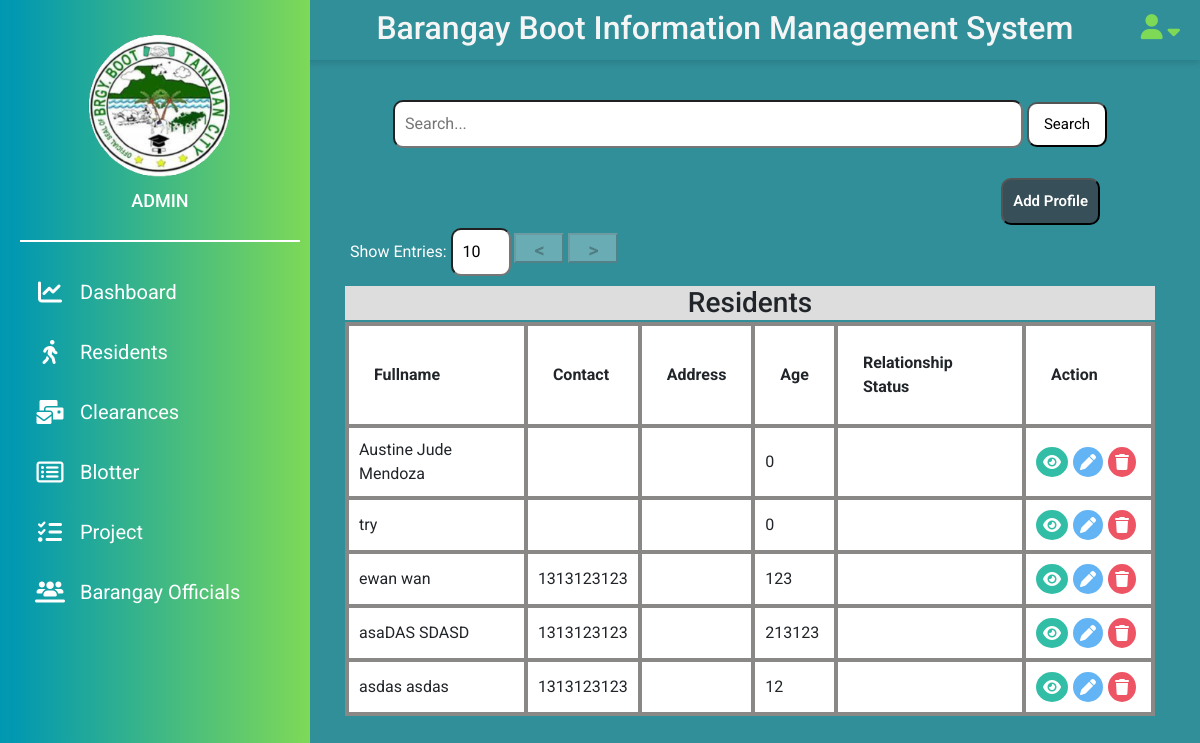
/emeeeee.php (signed in), run on the app's committed database.
### tables this page shows
CREATE TABLE `residents` (
  `id` int(225) NOT NULL,
  `first_name` varchar(20) NOT NULL,
  `last_name` varchar(20) NOT NULL,
  `contact` varchar(13) NOT NULL,
  `age` int(5) NOT NULL,
  `birthday` varchar(20) NOT NULL,
  `city` varchar(10) NOT NULL,
  `province` varchar(20) NOT NULL,
  `status` varchar(10) NOT NULL
);

### functions.php (called while the page is built, shortened)
<?php
function check_login($con)
{
	if(isset($_SESSION['user_id']))
	{
		$id = $_SESSION['user_id'];
		$query = "select * from access where user_id = '$id' limit 1";
		$result = mysqli_query($con,$query);
		if($result && mysqli_num_rows($result) > 0)
		{
			$user_data = mysqli_fetch_assoc($result);
			return $user_data;
		}
	}
	die;
}

### connection.php (called while the page is built, shortened)
<?php
function executeQuery($query)
{
  $conn = $GLOBALS['conn'];
  return mysqli_query($conn, $query);
}
?>

### emeeeee.php (the view, shortened to what this page needs)
<?php
include("connection.php");
include("functions.php");
function getfullName($first_name, $last_name)
{
	return "$first_name $last_name";
}
$current_page = basename($_SERVER["PHP_SELF"]);
if (isset($_POST["search_query"])) {
	$search_query = $_POST["search_query"];
	$search_query = '%' . $search_query . '%';
	$search_query = mysqli_real_escape_string($conn, $search_query);
	$query = "SELECT * FROM residents WHERE first_name LIKE ? OR last_name LIKE ? OR CONCAT(first_name, ' ', last_name) LIKE ?";
	$stmt = $conn->prepare($query);
	$stmt->bind_param("sss", $search_query, $search_query, $search_query);
	$stmt->execute();
	$result = $stmt->get_result();
} else {
	$query = "SELECT * FROM residents";
	$result = executeQuery($query);
}
$user_data = check_login($conn);
?>
<!DOCTYPE html>
<html lang="en">
<head>
	<link rel="stylesheet" href="https://cdnjs.cloudflare.com/ajax/libs/font-awesome/6.4.2/css/all.min.css" />
	<link rel="stylesheet" href="https://maxcdn.bootstrapcdn.com/bootstrap/4.5.2/css/bootstrap.min.css">
</head>
<body>
	<div class="container">
		<div class="sidebar">
			<div class="sidebar-header">
				<img src="image/logus.png" alt="Profile Image">
				<h1>ADMIN</h1>
			</div>
			<ul>
				<li>
					<a href="index.php">
						<i class="fa-solid fa-chart-line"></i>
						<div class="title">Dashboard</div>
					</a>
				</li>
				<li>
					<a href="residents.php" <?php if ($current_page == "residents.php")
						echo 'class="active"'; ?>>
						<i class="fa-solid fa-person-walking"></i>
						<div class="title">Residents</div>
					</a>
				</li>
				<li>
					<a href="#">
						<i class="fas fa-mail-bulk"></i>
						<div class="title">Clearances</div>
					</a>
				</li>
				<li>
					<a href="blotter.php">
						<i class="far fa-list-alt"></i>
						<div class="title">Blotter</div>
					</a>
				</li>
				<li>
					<a href="#">
						<i class="fa-solid fa-list-check"></i>
						<div class="title">Project</div>
					</a>
				</li>
				<li>
					<a href="#">
						<i class="fa-solid fa-users-line"></i>
						<div class="title">Barangay Officials</div>
					</a>
				</li>
			</ul>
		</div>
	</div>
	<div class="main">
		<div class="top-bar">
			<div class="name">
				<h2>Barangay Boot Information Management System</h2>
			</div>
			<div class="dropdown">
				<div class="user">
					<i class="fa-solid fa-user fa-lg"></i>
					<i class="fas fa-sort-down"></i>
				</div>
			</div>
		</div>
		<form id="search-form" method="POST">
			<input type="text" id="search-input" name="search_query" placeholder="Search...">
			<button class="search" type="submit">Search</button>
		</form>
		<div class="profile">
			<button id="show-popup"> Add Profile</button>
		</div>
		<div class="pagination">
			<div class="first">
				<label class="label-entries" for="entries">Show Entries:</label>
				<input type="number" id="entries" min="1">
				<button id="prev-page">
					< </button>
						<button id="next-page"> ></button>
			</div>
		</div>
		<h3>Residents</h3>
		<div class="table-container">
			<table>
				<tr>
					<th>Fullname</th>
					<th>Contact</th>
					<th>Address</th>
					<th>Age</th>
					<th>Relationship Status</th>
					<th>Action</th>
				</tr>
				<?php
				while ($row = mysqli_fetch_assoc($result)) {
					?>
						<tr>
							<td>
								<?php echo getfullName($row["first_name"], $row["last_name"]) ?>
							</td>
							<td>
								<?php echo $row["contact"] ?>
							</td>
							<td>
							</td>
							<td>
								<?php echo $row["age"] ?>
							</td>
							<td>
							</td>
							<td>
								<div class="table-button">
									<i class="fa-solid fa-eye"></i>
									<i class="fa-solid fa-pen"></i>
									<form method="POST" onsubmit="return confirmDelete();">
										<button type="submit" class="delete-button">
											<i class="fa-solid fa-trash"></i>
										</button>
									</form>
								</div>
							</td>
						</tr>
						<?php
				}
				?>
			</table>
		</div>
	</div>
</body>
</html>

### emeeeee.php (style rules this page uses)
* { margin: 0; padding: 0; box-sizing: border-box; font-family: 'Roboto', sans-serif; }
body { overflow-x: hidden; }
.container { position: fixed; width: 300px; height: 100%; background: linear-gradient(90deg, #0097b2, #7ed957); overflow-x: hidden; box-shadow: 0 4px 8px 0 rgba(0, 0, 0, 0.2); z-index: 2; padding: 0 10px; font-size: 20px; left: 0; }
.sidebar { position: fixed; width: 300px; height: 100%; background: linear-gradient(90deg, #0097b2, #7ed957); overflow-x: hidden; z-index: 2; padding: 0 10px; font-size: 20px; }
.sidebar-header { display: flex; flex-direction: column; align-items: center; background-color: none; margin-top: 30px; margin-bottom: 20px; border-bottom: 2px solid white; padding-bottom: 20px; }
.sidebar-header img { height: 150px; margin-bottom: 10px; }
.sidebar-header h1 { color: white; font-size: 18px; }
.sidebar ul li { width: 100%; list-style: none; }
.sidebar ul li a { width: 100%; text-decoration: none; color: white; height: 60px; display: flex; align-items: center; }
.sidebar ul li a i { min-width: 60px; font-size: 24px; text-align: center; }
.main { position: absolute; width: calc(100% - 300px); min-height: 100vh; left: 300px; background: #318F9A; }
.top-bar { position: fixed; display: flex; justify-content: space-between; align-items: center; width: calc(100% - 300px); height: 60px; background: #318F9A; padding: 0 10px; padding-bottom: 5px; box-shadow: 0px 4px 6px rgba(0, 0, 0, 0.1); }
.name { text-align: center; flex-grow: 1; color: #f5f5f5; margin-top: 10px; }
.user { flex-shrink: 0; margin-left: 1px; margin-right: 10px; color: #7ed957; font-size: 20px; cursor: pointer; background: #318F9A; background-color: #318F9A; }
.dropdown { position: relative; display: inline-block; }
#search-form { margin-top: 100px; text-align: center; }
input { width: 70%; padding: 10px; font-size: 16px; border-radius: 10px; }
.search { width: 80px; height: 45px; border-radius: 10px; background: #ffff; font-size: 15px; }
.profile { float: right; margin-right: 100px; cursor: pointer; margin-top: 30px; }
.profile button { font-size: 15px; cursor: pointer; padding: 10px; border-radius: 10px; background: #374F59; color: white; font-weight: 600; }
h3 { background-color: #dddddd; text-align: center; margin: auto; margin-top: 10px; margin-bottom: 2px; width: 90%; }
.pagination { margin-top: 20px; margin-left: 50px; margin-top: 80px; }
.label-entries { color: white; }
#entries { width: 60px; }
#prev-page { width: 50px; height: 30px; font-size: 20px; font-weight: 600; }
#next-page { width: 50px; height: 30px; font-size: 20px; font-weight: 600; }
.table-container { overflow: auto; }
table { font-family: arial, sans-serif; border-collapse: collapse; width: 90%; background-color: white; margin: auto; margin-bottom: 20px; }
td, th { border: 4px solid #8a8787; text-align: left; padding: 10px; }
th { padding: 25px; }
td i { padding: 7px; color: #fff; border-radius: 50%; cursor: pointer; }
.fa-eye { background: #32bea6; }
.fa-pen { background: #63b4f4; }
.fa-trash { background: #ed5564; }
.delete-button { background: none; border: none; padding: 0; cursor: pointer; }
.table-button { display: flex; align-items: center; }
.table-button i { padding: 7px; color: #fff; border-radius: 50%; cursor: pointer; margin-right: 5px; }

### data on the page
residents: getfullName($row["first_name"], $row["last_name"]) "Austine Jude Mendoza", age "0"
residents: getfullName($row["first_name"], $row["last_name"]) "try", age "0"
residents: getfullName($row["first_name"], $row["last_name"]) "ewan wan", contact "1313123123", age "123"
residents: getfullName($row["first_name"], $row["last_name"]) "asaDAS SDASD", contact "1313123123", age "213123"
residents: getfullName($row["first_name"], $row["last_name"]) "asdas asdas", contact "1313123123", age "12"
